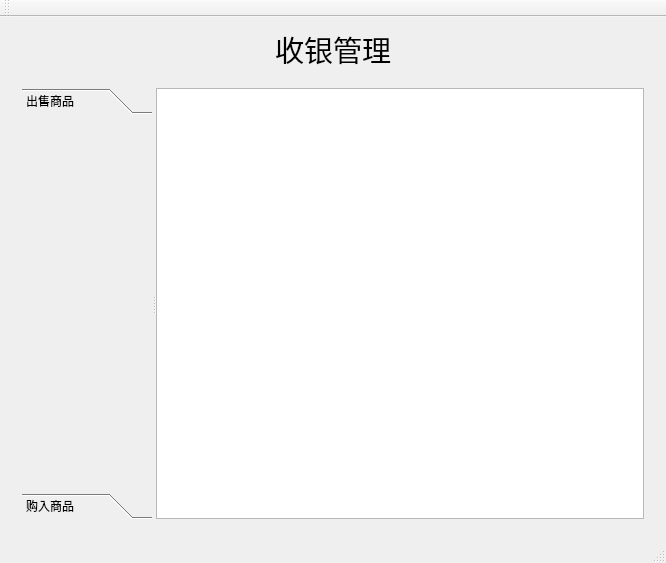
<?xml version="1.0" encoding="UTF-8"?>
<ui version="4.0">
 <class>MainWindow</class>
 <widget class="QMainWindow" name="MainWindow">
  <property name="geometry">
   <rect>
    <x>0</x>
    <y>0</y>
    <width>666</width>
    <height>563</height>
   </rect>
  </property>
  <property name="windowTitle">
   <string>MainWindow</string>
  </property>
  <widget class="QWidget" name="centralWidget">
   <layout class="QGridLayout" name="gridLayout">
    <item row="0" column="0">
     <spacer name="horizontalSpacer">
      <property name="orientation">
       <enum>Qt::Horizontal</enum>
      </property>
      <property name="sizeHint" stdset="0">
       <size>
        <width>238</width>
        <height>20</height>
       </size>
      </property>
     </spacer>
    </item>
    <item row="0" column="1">
     <widget class="QLabel" name="label">
      <property name="font">
       <font>
        <family>微软雅黑 Light</family>
        <pointsize>22</pointsize>
       </font>
      </property>
      <property name="text">
       <string>收银管理</string>
      </property>
     </widget>
    </item>
    <item row="0" column="2">
     <spacer name="horizontalSpacer_2">
      <property name="orientation">
       <enum>Qt::Horizontal</enum>
      </property>
      <property name="sizeHint" stdset="0">
       <size>
        <width>238</width>
        <height>20</height>
       </size>
      </property>
     </spacer>
    </item>
    <item row="1" column="0" colspan="3">
     <widget class="QStackedWidget" name="stackedWidget">
      <property name="currentIndex">
       <number>0</number>
      </property>
      <widget class="QWidget" name="goods">
       <layout class="QGridLayout" name="gridLayout_2">
        <item row="0" column="0">
         <widget class="QSplitter" name="splitter">
          <property name="orientation">
           <enum>Qt::Horizontal</enum>
          </property>
          <property name="opaqueResize">
           <bool>true</bool>
          </property>
          <widget class="QToolBox" name="toolBox">
           <property name="sizePolicy">
            <sizepolicy hsizetype="Expanding" vsizetype="Preferred">
             <horstretch>0</horstretch>
             <verstretch>0</verstretch>
            </sizepolicy>
           </property>
           <property name="minimumSize">
            <size>
             <width>10</width>
             <height>0</height>
            </size>
           </property>
           <property name="maximumSize">
            <size>
             <width>500</width>
             <height>16777215</height>
            </size>
           </property>
           <property name="currentIndex">
            <number>0</number>
           </property>
           <widget class="QWidget" name="page">
            <property name="geometry">
             <rect>
              <x>0</x>
              <y>0</y>
              <width>303</width>
              <height>339</height>
             </rect>
            </property>
            <attribute name="label">
             <string>出售商品</string>
            </attribute>
           </widget>
           <widget class="QWidget" name="page_2">
            <property name="geometry">
             <rect>
              <x>0</x>
              <y>0</y>
              <width>303</width>
              <height>339</height>
             </rect>
            </property>
            <attribute name="label">
             <string>购入商品</string>
            </attribute>
           </widget>
          </widget>
          <widget class="QTextEdit" name="textEdit">
           <property name="sizePolicy">
            <sizepolicy hsizetype="Preferred" vsizetype="Expanding">
             <horstretch>0</horstretch>
             <verstretch>0</verstretch>
            </sizepolicy>
           </property>
           <property name="maximumSize">
            <size>
             <width>500</width>
             <height>16777215</height>
            </size>
           </property>
           <property name="readOnly">
            <bool>true</bool>
           </property>
          </widget>
         </widget>
        </item>
       </layout>
      </widget>
      <widget class="QWidget" name="calc"/>
     </widget>
    </item>
   </layout>
  </widget>
  <widget class="QMenuBar" name="menuBar">
   <property name="geometry">
    <rect>
     <x>0</x>
     <y>0</y>
     <width>666</width>
     <height>26</height>
    </rect>
   </property>
  </widget>
  <widget class="QToolBar" name="mainToolBar">
   <attribute name="toolBarArea">
    <enum>TopToolBarArea</enum>
   </attribute>
   <attribute name="toolBarBreak">
    <bool>false</bool>
   </attribute>
  </widget>
  <widget class="QStatusBar" name="statusBar"/>
 </widget>
 <layoutdefault spacing="6" margin="11"/>
 <resources/>
 <connections/>
</ui>
